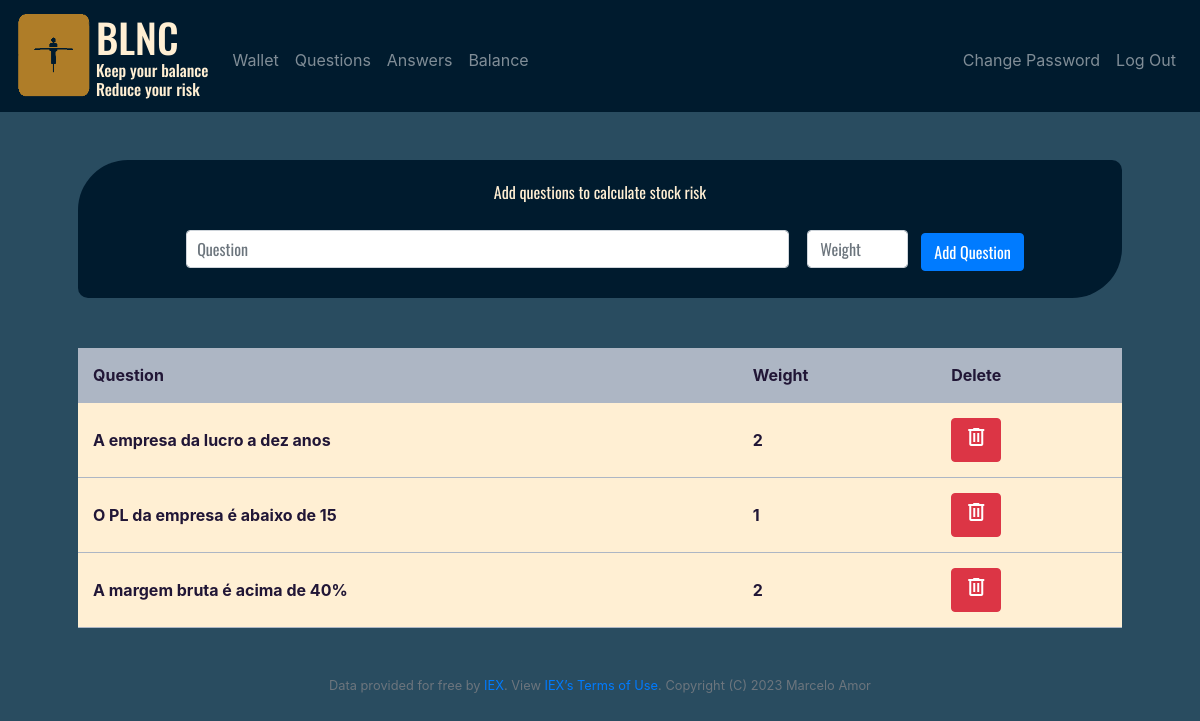
Screenshot of /questions (signed in) with the database file from the repository.
### tables this page shows
CREATE TABLE questions (
id INTEGER,
userId INTEGER,
question TEXT,
questionWeight INTEGER DEFAULT 1,
PRIMARY KEY (id)
FOREIGN KEY (userId) REFERENCES users(id) ON DELETE CASCADE
);

### application.py (the view)
@app.route("/questions", methods=["GET", "POST"])
@login_required
def questions():
    questions = db.execute("SELECT * FROM questions WHERE userId = ?", session["user_id"])
    types = ["Boolean", "Range", "Value", "Direction"]
    if request.method == "POST":
        question = request.form.get("question")
        if (question):
            flash('Question added')
            db.execute("INSERT INTO questions (userId, question, questionWeight) VALUES (?, ?, ?)",
                        session["user_id"], question, int(request.form.get("weight")))
            return redirect("/questions")
        else:
            return apology("Invalid Token", 400)
    else:
        return render_template("questions.html", types=types, questions=questions)

### application.py (called while the page is built)
@app.after_request
def after_request(response):
    response.headers["Cache-Control"] = "no-cache, no-store, must-revalidate"
    response.headers["Expires"] = 0
    response.headers["Pragma"] = "no-cache"
    return response

### helpers.py (called while the page is built)
def login_required(f):
    @wraps(f)
    def decorated_function(*args, **kwargs):
        if session.get("user_id") is None:
            return redirect("/login")
        return f(*args, **kwargs)
    return decorated_function

### templates/questions.html (shortened to what this page needs)
{% extends "layout.html" %}
{% block main %}
<div class="stockHeader">
    <div class="formsContainer">
        <form class="question" action="/questions" method="post">
            <p>Add questions to calculate stock risk</p>
            <div class="form-group-question">
                <input id="question" autocomplete="off" autofocus class="form-control" name="question" placeholder="Question" type="text">
                <input id="weight" autocomplete="off" class="form-control" name="weight" placeholder="Weight" type="number">
                <button class="btn btn-primary" type="submit">Add Question</button>
            </div>
        </form>
    </div>
</div>
<div id = "table-container">
    <table>
        <thead>
            <tr>
                <th scope="col">Question</th>
                <th scope="col">Weight</th>
                <th scope="col">Delete</th>
            </tr>
        </thead>
        <tbody>
            {% for question in questions %}
            <tr>
                <td>{{ question["question"] }}</td>
                <td>{{ question["questionWeight"] }}</td>
                <td>
                    <form class="question" action="/deleteQuestion" method="post">
                    <button type="submit" class="btn btn-danger" name="question" value="{{ question["id"] }}">
                        <span class="material-symbols-outlined">
                        </span>
                    </button>
                    </form>
                </td>
            </tr>
            {% endfor %}
        </tbody>
    </table>
</div>
{% endblock %}

### static/styles.css (style rules this page uses)
main .form-control { display: inline-block; width: auto; }
body { color: #FFEFD3; background-color: #294c60; }
.stockHeader { font-family: 'Oswald', sans-serif; color: #ffefd3; display: flex; justify-content: space-between; align-items: center; background-color: #001b2e; padding: 20px; border-radius: 50px 10px 50px 10px; }
.formsContainer { width: 100%; }
table { margin-top: 50px; width: 100%; color: #211636; font-weight: bold; background-color: #FFEFD3; }
th, td { height: 40px; padding: 15px; text-align: left; border-bottom: 1px solid #adb6c4; }
thead { color: #211636; background-color: #adb6c4; border-radius: 10px; }
input { padding: 10px; margin: 5px; width: 40%; border-radius: 0.25rem; }
#question { padding: 10px; margin: 10px; width: 60%; }
#weight { width: 10%; margin-right: 10px; }

### rows the page displays
questions: question "A empresa da lucro a dez anos", questionWeight "2", {{ question["id"] }} 1 (drawn)
questions: question "O PL da empresa é abaixo de 15", questionWeight "1", {{ question["id"] }} 2 (drawn)
questions: question "A margem bruta é acima de 40%", questionWeight "2", {{ question["id"] }} 3 (drawn)
